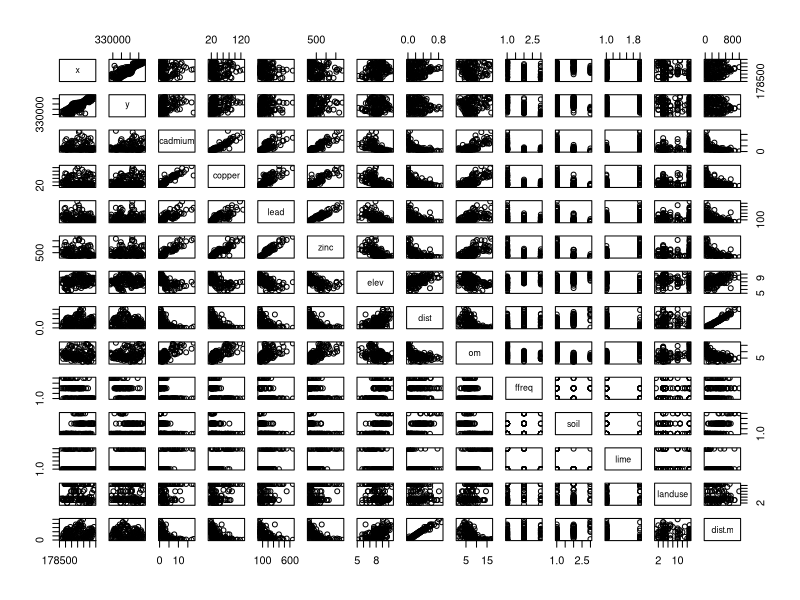
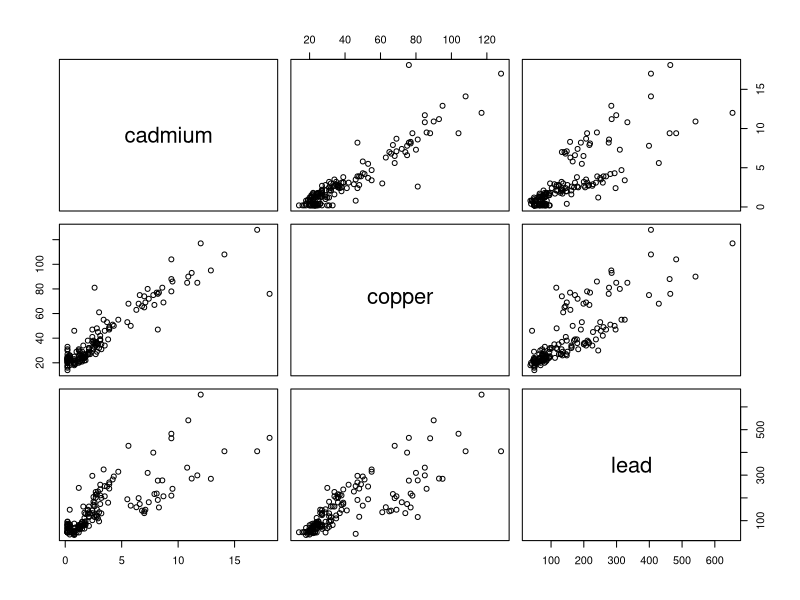
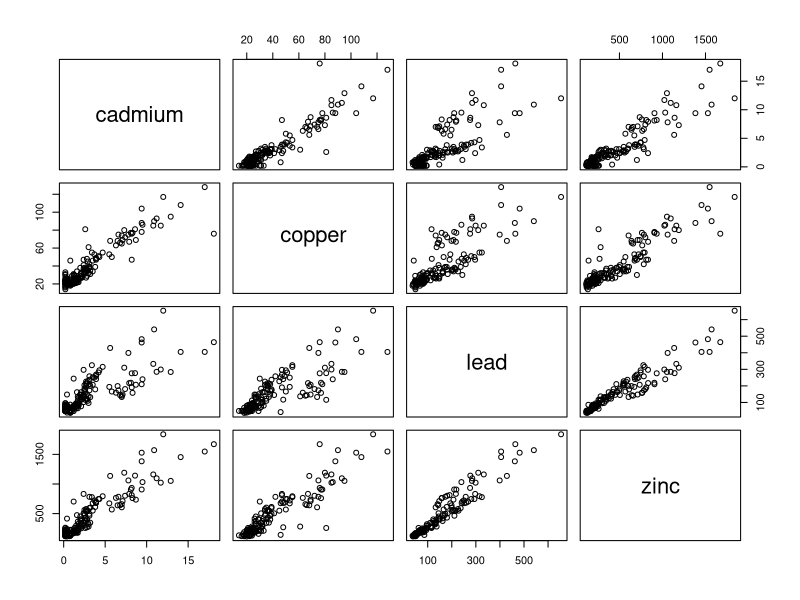
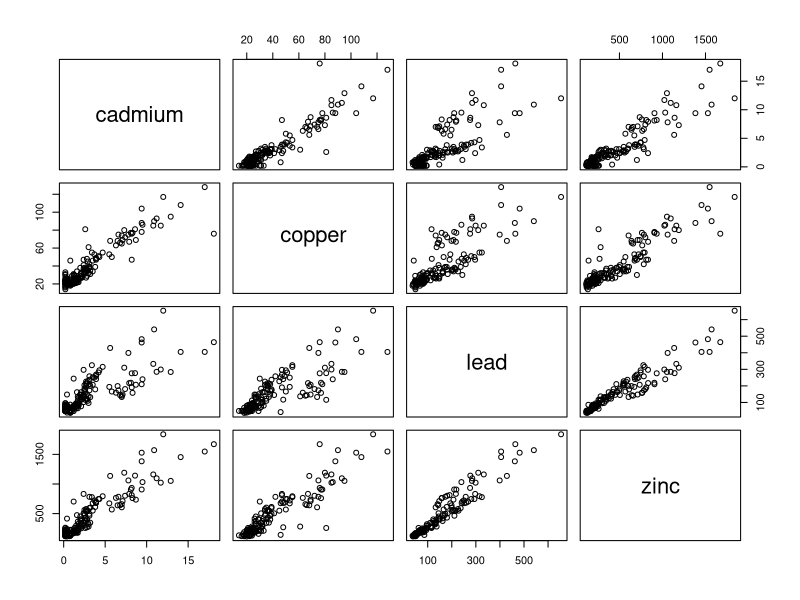
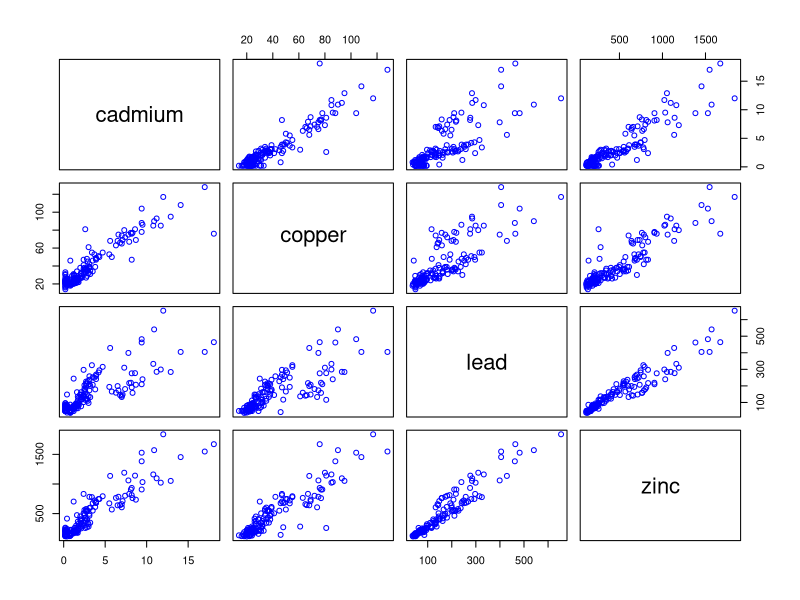
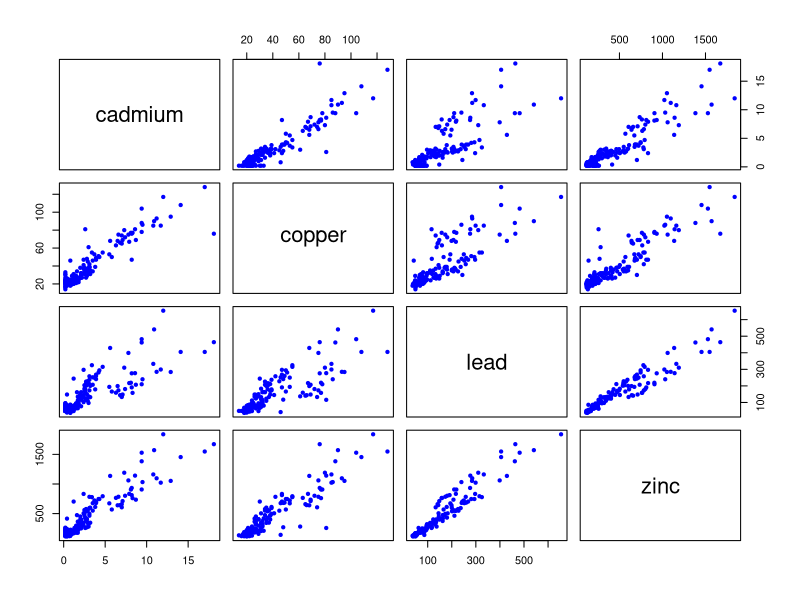
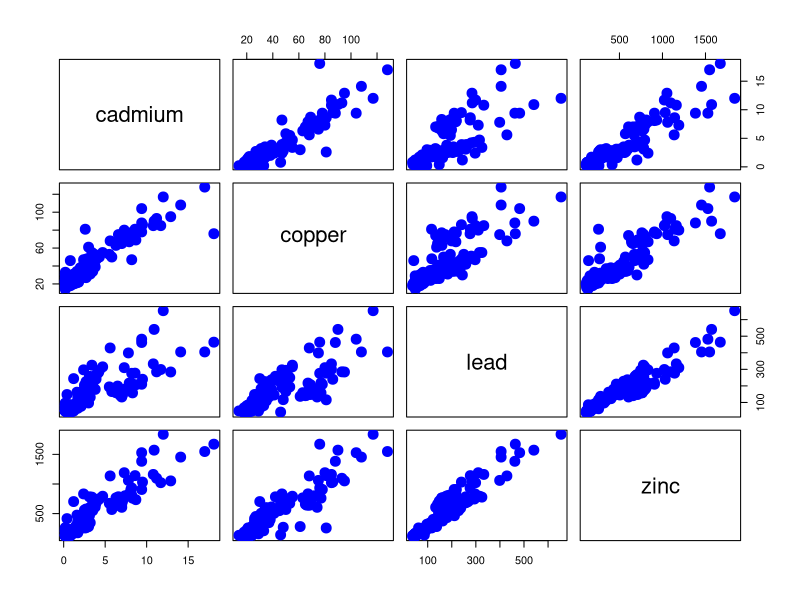
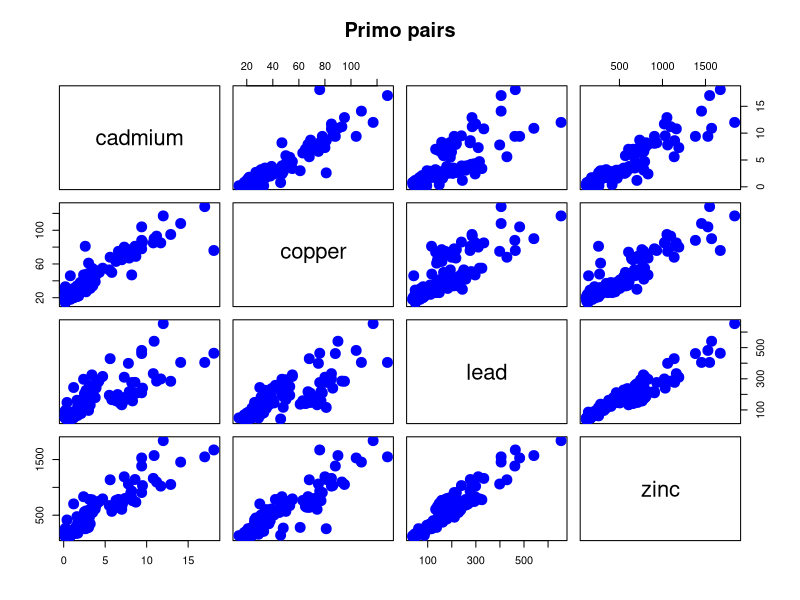

Write the R code that produced these figures, in order.
# PRIMO CODICE R ECOLOGIA DEL PAESAGGIO
library(sp)
# in alternativa require(sp)

data(meuse)
meuse

# head(meuse) visualizza solo le prime sei righe
head(meuse)
names(meuse)

# dà sommario del dataset:
summary(meuse)

# mostra grafico di correlazione tra variabili in ballo:
pairs(meuse)

# permette di visualizzare solo le variabili di nostro interesse
# occorre fare la tilde "~", che significa "="
# virgola è separatore di argomenti a funzione
pairs(~ cadmium + copper + lead , data = meuse)

# in R si possono richiamare funzioni precedenti: freccia in alto e la premo quante volte mi serve
# lo uso per richiamare "names(meuse)"
# Esercizio: rifaccio pairs mettendo cadmium, copper, lead e zinc
pairs(~ cadmium + copper + lead + zinc , data = meuse)

# permette di ridurre i passaggi (richiamo "names" ecc.) e inserire subito variabili che ci interessano attr. colonne
# in questo caso prendo un subset ("[]") partendo da (",") colonna 3 a colonna 6 (":")
# ci dà grafico uguale a prima
pairs(meuse[,3:6])

# per cambiare colore funzioni: "col="red" " o altri colori
pairs(meuse[,3:6], col="blue")

# per cambiare tipo di caratteri uso "point character"
# ne esistono vari tipi: su "Google immagini" ci sono figure e numeri relativi
pairs(meuse[,3:6], col="blue", pch=20)

# per cambiare dimensione punti uso argomento a funzione "character exageration"
# se cex=1 non cambia nulla, con 10 è 10 volte più grande, con 0.5 diminuisce della metà
pairs(meuse[,3:6], col="blue", pch=20, cex=3)

# do titolo a grafico: "main="
pairs(meuse[,3:6], col="blue", pch=20, cex=3, main="Primo pairs")

# Esercizio: inserire anche "elevation" tra le variabili, che è la settima
pairs(meuse[,3:7], col="blue", pch=20, cex=3, main="Primo pairs")

# source permette di prendere file dall'esterno
# ora facciamo copia-incolla
panel.correlations <- function(x, y, digits=1, prefix="", cex.cor)
{
    usr <- par("usr"); on.exit(par(usr))
    par(usr = c(0, 1, 0, 1))
    r1=cor(x,y,use="pairwise.complete.obs")
    r <- abs(cor(x, y,use="pairwise.complete.obs"))


    txt <- format(c(r1, 0.123456789), digits=digits)[1]
    txt <- paste(prefix, txt, sep="")
    if(missing(cex.cor)) cex <- 0.9/strwidth(txt)
    text(0.5, 0.5, txt, cex = cex * r)
}

panel.smoothing <- function (x, y, col = par("col"), bg = NA, pch = par("pch"),
    cex = 1, col.smooth = "red", span = 2/3, iter = 3, ...)
{
    points(x, y, pch = pch, col = col, bg = bg, cex = cex)
    ok <- is.finite(x) & is.finite(y)
    if (any(ok))
        lines(stats::lowess(x[ok], y[ok], f = span, iter = iter),
            col = 1, ...)
}

panel.histograms <- function(x, ...)
{
    usr <- par("usr"); on.exit(par(usr))
    par(usr = c(usr[1:2], 0, 1.5) )
    h <- hist(x, plot = FALSE)
    breaks <- h$breaks; nB <- length(breaks)
    y <- h$counts; y <- y/max(y)
    rect(breaks[-nB], 0, breaks[-1], y, col="white", ...)
}
# "lowess" è smooter locale: uso linea per mostrare relazione tra variabili
# "histograms" fa istogramma variabili

# "lower.panel" è parte inferiore del grafico pairs e decido cosa metterci, ad es. le correlazioni
# "upper.panel" è parte superiore e ci metto lo smoothing, ossia il grafico dei punti con le linee di correlazione
# "diag.panel" è diagonale e ci metto gli istogrammi
pairs(meuse[,3:6], lower.panel = panel.correlations, upper.panel = panel.smoothing, diag.panel = panel.histograms)

# Esercizio: in pairs metto lower panel smoothing, diagonal istogrammi e upper correlations
pairs(meuse[,3:6], lower.panel = panel.smoothing, upper.panel = panel.correlations, diag.panel = panel.histograms)

plot(meuse$cadmium, meuse$copper)
# mi dà errore

# uso questa funzione per evitare di usare "$" e di richiamare "meuse"
attach(meuse)
plot(cadmium, copper)

# Cambio il tipo di punto utilizzato, colore e titolo
plot(cadmium, copper, pch=19)
plot(cadmium, copper, pch=19, col="green", main="Primo plot")
# con "yellow" non si vede nulla: bocciato

# voglio cambiare le lables, le etichette
plot(cadmium, copper, pch=19, col="green", main="Primo plot", xlab="cadmio", ylab="rame")

# argomento che esagera i caratteri delle lables
# e cambio punti
plot(cadmium, copper, pch=19, col="green", main="Primo plot", xlab="cadmio", ylab="rame", cex.lab=1.5, cex=2)
